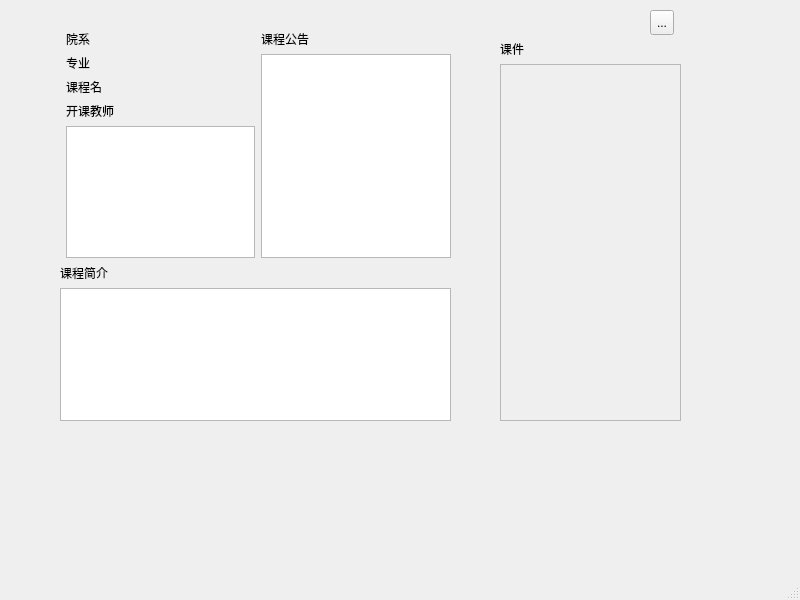
<?xml version="1.0" encoding="UTF-8"?>
<ui version="4.0">
 <class>StudentCourse</class>
 <widget class="QMainWindow" name="StudentCourse">
  <property name="geometry">
   <rect>
    <x>0</x>
    <y>0</y>
    <width>800</width>
    <height>600</height>
   </rect>
  </property>
  <property name="windowTitle">
   <string>MainWindow</string>
  </property>
  <widget class="QWidget" name="centralwidget">
   <widget class="QWidget" name="layoutWidget">
    <property name="geometry">
     <rect>
      <x>500</x>
      <y>40</y>
      <width>181</width>
      <height>381</height>
     </rect>
    </property>
    <layout class="QVBoxLayout" name="verticalLayout_7">
     <item>
      <widget class="QLabel" name="label_3">
       <property name="text">
        <string>课件</string>
       </property>
      </widget>
     </item>
     <item>
      <layout class="QHBoxLayout" name="horizontalLayout">
       <item>
        <widget class="QScrollArea" name="courseware_area">
         <property name="widgetResizable">
          <bool>true</bool>
         </property>
         <widget class="QWidget" name="scrollAreaWidgetContents_6">
          <property name="geometry">
           <rect>
            <x>0</x>
            <y>0</y>
            <width>175</width>
            <height>351</height>
           </rect>
          </property>
          <widget class="QWidget" name="verticalLayoutWidget">
           <property name="geometry">
            <rect>
             <x>0</x>
             <y>0</y>
             <width>181</width>
             <height>351</height>
            </rect>
           </property>
           <layout class="QVBoxLayout" name="courseware_layout"/>
          </widget>
         </widget>
        </widget>
       </item>
      </layout>
     </item>
    </layout>
   </widget>
   <widget class="QWidget" name="layoutWidget_2">
    <property name="geometry">
     <rect>
      <x>60</x>
      <y>30</y>
      <width>391</width>
      <height>391</height>
     </rect>
    </property>
    <layout class="QVBoxLayout" name="verticalLayout_6">
     <item>
      <layout class="QHBoxLayout" name="horizontalLayout_5">
       <item>
        <layout class="QFormLayout" name="formLayout">
         <item row="0" column="1">
          <layout class="QVBoxLayout" name="verticalLayout_4">
           <item>
            <layout class="QHBoxLayout" name="horizontalLayout_2">
             <item>
              <widget class="QLabel" name="label_5">
               <property name="text">
                <string>院系</string>
               </property>
              </widget>
             </item>
             <item>
              <widget class="QLabel" name="course_cdept_label">
               <property name="text">
                <string/>
               </property>
              </widget>
             </item>
            </layout>
           </item>
           <item>
            <layout class="QHBoxLayout" name="horizontalLayout_6">
             <item>
              <widget class="QLabel" name="label_8">
               <property name="text">
                <string>专业</string>
               </property>
              </widget>
             </item>
             <item>
              <widget class="QLabel" name="course_cmajor_label">
               <property name="text">
                <string/>
               </property>
              </widget>
             </item>
            </layout>
           </item>
           <item>
            <layout class="QHBoxLayout" name="horizontalLayout_7">
             <item>
              <widget class="QLabel" name="label">
               <property name="text">
                <string>课程名</string>
               </property>
              </widget>
             </item>
             <item>
              <widget class="QLabel" name="course_name_label">
               <property name="text">
                <string/>
               </property>
              </widget>
             </item>
            </layout>
           </item>
           <item>
            <layout class="QVBoxLayout" name="verticalLayout">
             <item>
              <widget class="QLabel" name="label_2">
               <property name="text">
                <string>开课教师</string>
               </property>
              </widget>
             </item>
             <item>
              <widget class="QListWidget" name="course_teacher_list"/>
             </item>
            </layout>
           </item>
          </layout>
         </item>
        </layout>
       </item>
       <item>
        <layout class="QVBoxLayout" name="verticalLayout_3">
         <item>
          <widget class="QLabel" name="label_4">
           <property name="text">
            <string>课程公告</string>
           </property>
          </widget>
         </item>
         <item>
          <layout class="QHBoxLayout" name="horizontalLayout_4">
           <item>
            <widget class="QTextEdit" name="course_notice_text">
             <property name="readOnly">
              <bool>true</bool>
             </property>
            </widget>
           </item>
          </layout>
         </item>
        </layout>
       </item>
      </layout>
     </item>
     <item>
      <layout class="QVBoxLayout" name="verticalLayout_2">
       <item>
        <widget class="QLabel" name="label_6">
         <property name="text">
          <string>课程简介</string>
         </property>
        </widget>
       </item>
       <item>
        <widget class="QTextEdit" name="course_intro_text">
         <property name="enabled">
          <bool>true</bool>
         </property>
         <property name="readOnly">
          <bool>true</bool>
         </property>
        </widget>
       </item>
       <item>
        <layout class="QHBoxLayout" name="horizontalLayout_3"/>
       </item>
      </layout>
     </item>
    </layout>
   </widget>
   <widget class="QToolButton" name="course_chat_btn">
    <property name="geometry">
     <rect>
      <x>650</x>
      <y>10</y>
      <width>24</width>
      <height>25</height>
     </rect>
    </property>
    <property name="text">
     <string>...</string>
    </property>
    <property name="icon">
     <iconset resource="icons.qrc">
      <normaloff>:/icons/people.png</normaloff>:/icons/people.png</iconset>
    </property>
   </widget>
   <zorder>layoutWidget</zorder>
   <zorder>layoutWidget_2</zorder>
   <zorder>course_chat_btn</zorder>
   <zorder>course_cdept_label</zorder>
   <zorder>label_5</zorder>
   <zorder>course_cmajor_label</zorder>
   <zorder>label_8</zorder>
   <zorder>course_cmajor_label</zorder>
   <zorder>label_8</zorder>
   <zorder>course_name_label</zorder>
   <zorder>label</zorder>
   <zorder>course_teacher_list</zorder>
   <zorder>label_2</zorder>
  </widget>
  <widget class="QMenuBar" name="menubar">
   <property name="geometry">
    <rect>
     <x>0</x>
     <y>0</y>
     <width>800</width>
     <height>23</height>
    </rect>
   </property>
  </widget>
  <widget class="QStatusBar" name="statusbar"/>
 </widget>
 <resources>
  <include location="icons.qrc"/>
 </resources>
 <connections/>
</ui>
